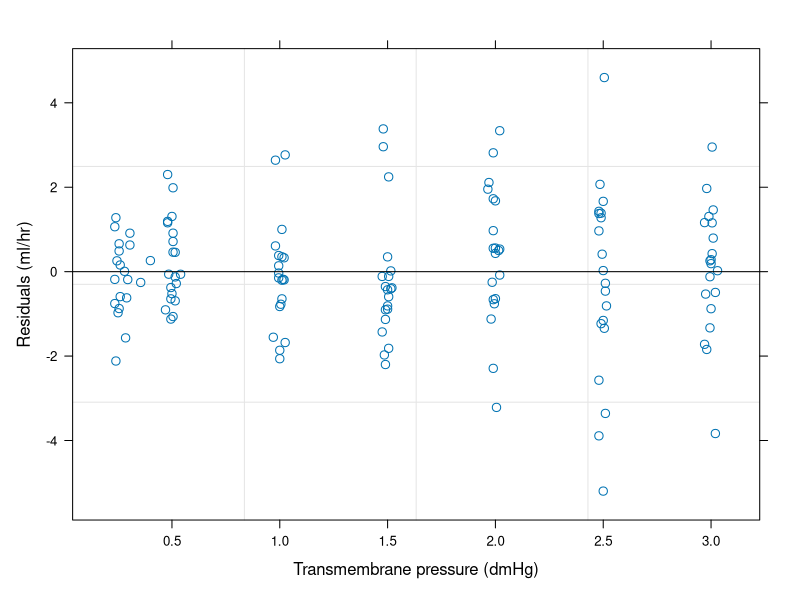
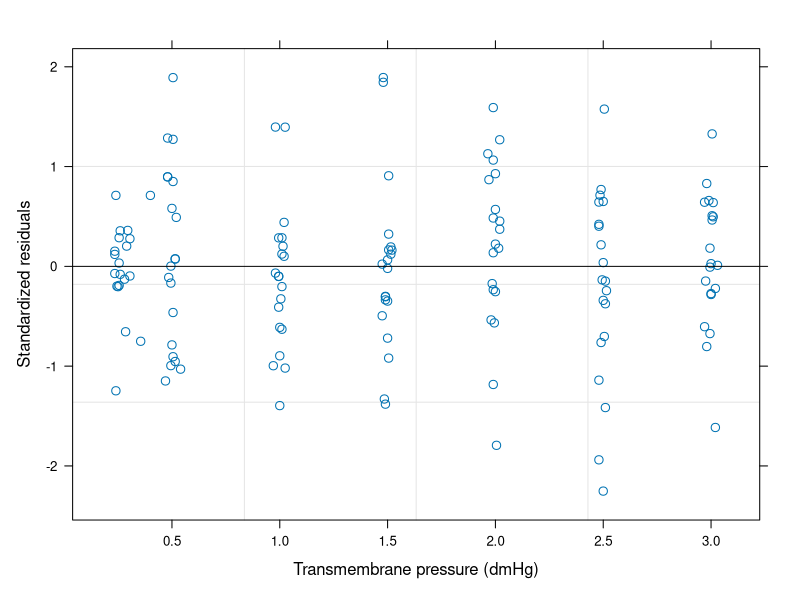
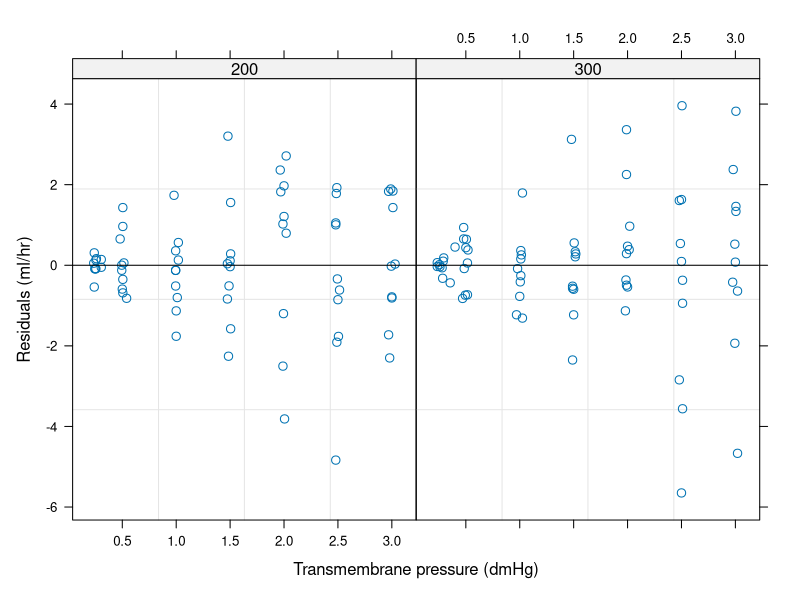
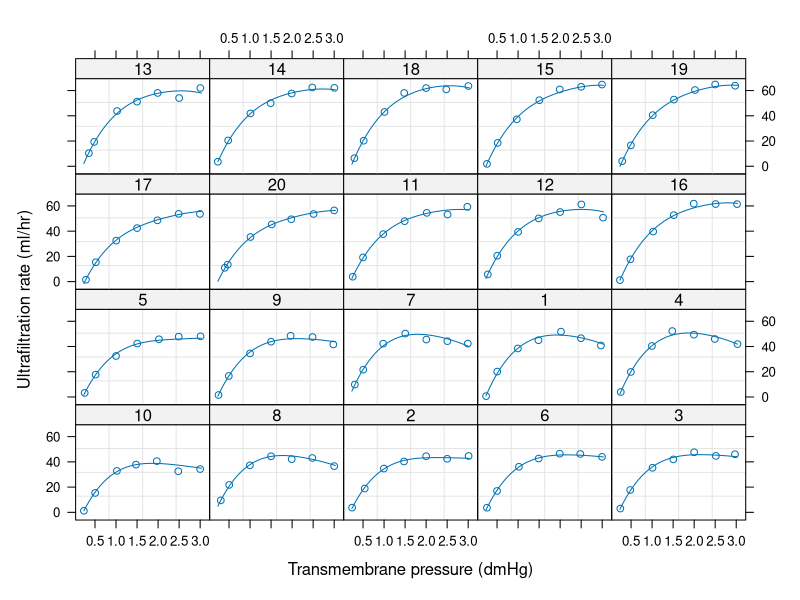
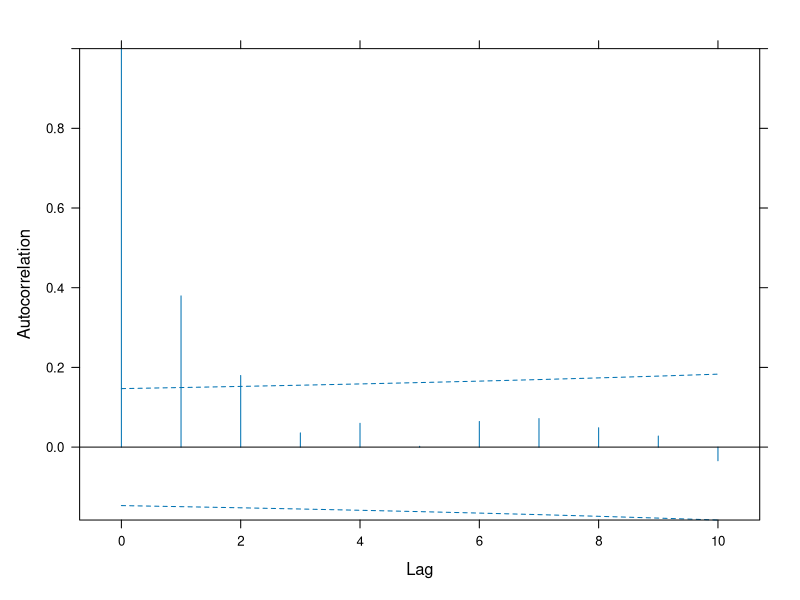
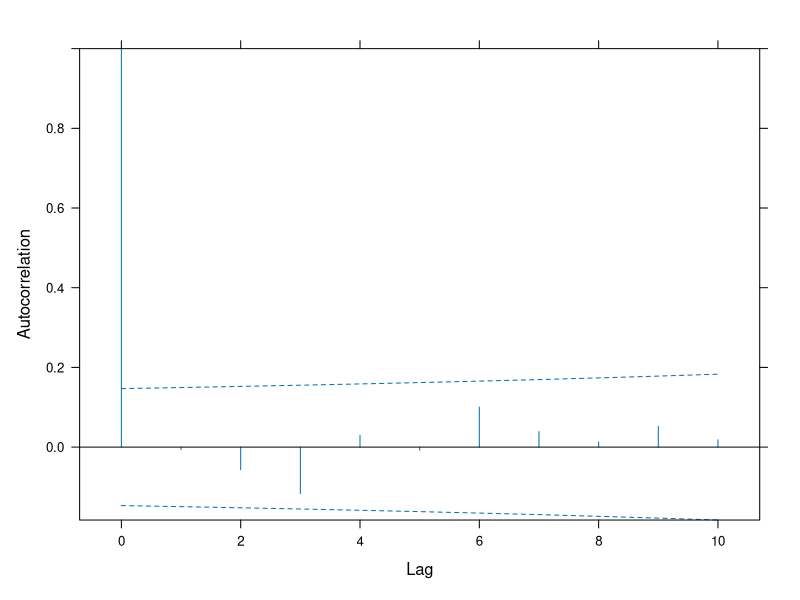
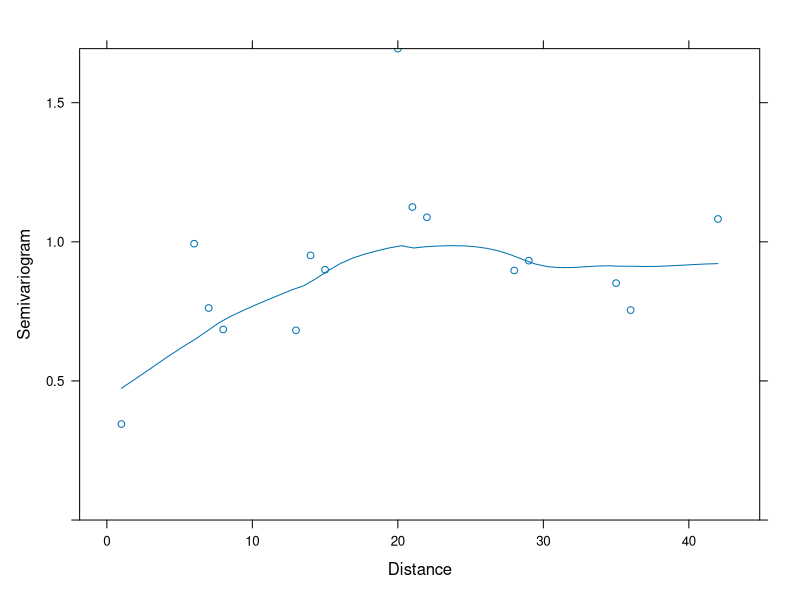
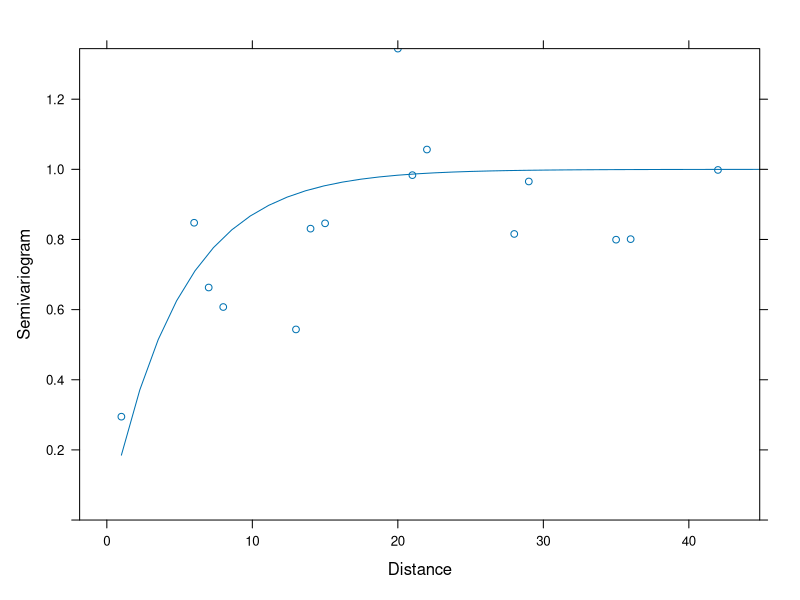

Reproduce these figures in R, in order.
#-*- R -*-

# initialization

library(nlme)
options(width = 65, digits = 5)
options(contrasts = c(unordered = "contr.helmert", ordered = "contr.poly"))
pdf(file = "ch05.pdf")

# Chapter 5    Extending the Basic Linear Mixed-Effects Models

# 5.1 General Formulation of the Extended Model

vf1Fixed <- varFixed(~ age)
vf1Fixed <- Initialize(vf1Fixed, data = Orthodont)
varWeights(vf1Fixed)
vf1Ident <- varIdent(c(Female = 0.5), ~ 1 | Sex)
vf1Ident <- Initialize(vf1Ident, Orthodont)
varWeights(vf1Ident)
vf2Ident <- varIdent(form =  ~ 1 | Sex, fixed = c(Female = 0.5))
vf2Ident <- Initialize(vf2Ident, Orthodont)
varWeights(vf2Ident)
vf3Ident <- varIdent(form = ~ 1 | Sex * age)
vf3Ident <- Initialize(vf3Ident, Orthodont)
varWeights(vf3Ident)
vf1Power <- varPower(1)
formula(vf1Power)
vf2Power <- varPower(fixed = 0.5)
vf3Power <- varPower(form = ~ fitted(.) | Sex,
  fixed = list(Male = 0.5, Female = 0))
vf1Exp <- varExp(form = ~ age | Sex, fixed = c(Female = 0))
vf1ConstPower <- varConstPower(power = 0.5,
      fixed = list(const = 1))
vf1Comb <- varComb(varIdent(c(Female = 0.5), ~ 1 | Sex),
                     varExp(1, ~ age))
vf1Comb <- Initialize(vf1Comb, Orthodont)
varWeights(vf1Comb)
fm1Dial.lme <-
    lme(rate ~(pressure + I(pressure^2) + I(pressure^3) + I(pressure^4))*QB,
        Dialyzer, ~ pressure + I(pressure^2))
fm1Dial.lme
plot(fm1Dial.lme, resid(.) ~ pressure, abline = 0)
fm2Dial.lme <- update(fm1Dial.lme,
                        weights = varPower(form = ~ pressure))
fm2Dial.lme
anova(fm1Dial.lme, fm2Dial.lme)
plot(fm2Dial.lme, resid(., type = "p") ~ pressure,
     abline = 0)
intervals(fm2Dial.lme)
plot(fm2Dial.lme, resid(.) ~ pressure|QB, abline = 0)
fm3Dial.lme <- update(fm2Dial.lme,
                      weights=varPower(form = ~ pressure | QB))
fm3Dial.lme
anova(fm2Dial.lme, fm3Dial.lme)
fm4Dial.lme <- update(fm2Dial.lme,
                      weights = varConstPower(form = ~ pressure))
anova(fm2Dial.lme, fm4Dial.lme)
plot(augPred(fm2Dial.lme), grid = TRUE)
anova(fm2Dial.lme)
anova(fm2Dial.lme, Terms = 8:10)
options(contrasts = c("contr.treatment", "contr.poly"))
fm1BW.lme <- lme(weight ~ Time * Diet, BodyWeight,
                   random = ~ Time)
fm1BW.lme
fm2BW.lme <- update(fm1BW.lme, weights = varPower())
fm2BW.lme
anova(fm1BW.lme, fm2BW.lme)
summary(fm2BW.lme)
anova(fm2BW.lme, L = c("Time:Diet2" = 1, "Time:Diet3" = -1))
cs1CompSymm <- corCompSymm(value = 0.3, form = ~ 1 | Subject)
cs2CompSymm <- corCompSymm(value = 0.3, form = ~ age | Subject)
cs1CompSymm <- Initialize(cs1CompSymm, data = Orthodont)
corMatrix(cs1CompSymm)
cs1Symm <- corSymm(value = c(0.2, 0.1, -0.1, 0, 0.2, 0),
                   form = ~ 1 | Subject)
cs1Symm <- Initialize(cs1Symm, data = Orthodont)
corMatrix(cs1Symm)
cs1AR1 <- corAR1(0.8, form = ~ 1 | Subject)
cs1AR1 <- Initialize(cs1AR1, data = Orthodont)
corMatrix(cs1AR1)
cs1ARMA <- corARMA(0.4, form = ~ 1 | Subject, q = 1)
cs1ARMA <- Initialize(cs1ARMA, data = Orthodont)
corMatrix(cs1ARMA)
cs2ARMA <- corARMA(c(0.8, 0.4), form = ~ 1 | Subject, p=1, q=1)
cs2ARMA <- Initialize(cs2ARMA, data = Orthodont)
corMatrix(cs2ARMA)
spatDat <- data.frame(x = (0:4)/4, y = (0:4)/4)
cs1Exp <- corExp(1, form = ~ x + y)
cs1Exp <- Initialize(cs1Exp, spatDat)
corMatrix(cs1Exp)
cs2Exp <- corExp(1, form = ~ x + y, metric = "man")
cs2Exp <- Initialize(cs2Exp, spatDat)
corMatrix(cs2Exp)
cs3Exp <- corExp(c(1, 0.2), form = ~ x + y, nugget = TRUE)
cs3Exp <- Initialize(cs3Exp, spatDat)
corMatrix(cs3Exp)
fm1Ovar.lme <- lme(follicles ~ sin(2*pi*Time) + cos(2*pi*Time),
                   data = Ovary, random = pdDiag(~sin(2*pi*Time)))
fm1Ovar.lme
ACF(fm1Ovar.lme)
plot(ACF(fm1Ovar.lme,  maxLag = 10), alpha = 0.01)
fm2Ovar.lme <- update(fm1Ovar.lme, correlation = corAR1())
anova(fm1Ovar.lme, fm2Ovar.lme)
if (interactive()) intervals(fm2Ovar.lme)
fm3Ovar.lme <- update(fm1Ovar.lme, correlation = corARMA(q = 2))
fm3Ovar.lme
anova(fm2Ovar.lme, fm3Ovar.lme, test = F)
fm4Ovar.lme <- update(fm1Ovar.lme,
                       correlation = corCAR1(form = ~Time))
anova(fm2Ovar.lme, fm4Ovar.lme, test = F)
(fm5Ovar.lme <- update(fm1Ovar.lme,
                       corr = corARMA(p = 1, q = 1)))
anova(fm2Ovar.lme, fm5Ovar.lme)
plot(ACF(fm5Ovar.lme,  maxLag = 10, resType = "n"), alpha = 0.01)
Variogram(fm2BW.lme, form = ~ Time)
plot(Variogram(fm2BW.lme, form = ~ Time, maxDist = 42))
fm3BW.lme <- update(fm2BW.lme,
                    correlation = corExp(form = ~ Time))
intervals(fm3BW.lme)
anova(fm2BW.lme, fm3BW.lme)
fm4BW.lme <-
      update(fm3BW.lme, correlation = corExp(form =  ~ Time,
                        nugget = TRUE))
anova(fm3BW.lme, fm4BW.lme)
plot(Variogram(fm3BW.lme, form = ~ Time, maxDist = 42))
plot(Variogram(fm3BW.lme, form = ~ Time, maxDist = 42,
               resType = "n", robust = TRUE))
fm5BW.lme <- update(fm3BW.lme, correlation = corRatio(form = ~ Time))
fm6BW.lme <- update(fm3BW.lme, correlation = corSpher(form = ~ Time))
fm7BW.lme <- update(fm3BW.lme, correlation = corLin(form = ~ Time))
fm8BW.lme <- update(fm3BW.lme, correlation = corGaus(form = ~ Time))
anova(fm3BW.lme, fm5BW.lme, fm6BW.lme, fm7BW.lme, fm8BW.lme)
fm1Orth.gls <- gls(distance ~ Sex * I(age - 11), Orthodont,
                   correlation = corSymm(form = ~ 1 | Subject),
                   weights = varIdent(form = ~ 1 | age))
fm1Orth.gls
intervals(fm1Orth.gls)
fm2Orth.gls <-
   update(fm1Orth.gls, corr = corCompSymm(form = ~ 1 | Subject))
anova(fm1Orth.gls, fm2Orth.gls)
intervals(fm2Orth.gls)
fm3Orth.gls <- update(fm2Orth.gls, weights = NULL)
anova(fm2Orth.gls, fm3Orth.gls)
plot(fm3Orth.gls, resid(., type = "n") ~ age | Sex)
fm4Orth.gls <- update(fm3Orth.gls,
                      weights = varIdent(form = ~ 1 | Sex))
anova(fm3Orth.gls, fm4Orth.gls)
qqnorm(fm4Orth.gls, ~resid(., type = "n"))
# not in book but needed for the following command
fm3Orth.lme <-
    lme(distance~Sex*I(age-11), data = Orthodont,
        random = ~ I(age-11) | Subject,
        weights = varIdent(form = ~ 1 | Sex))
anova(fm3Orth.lme, fm4Orth.gls, test = FALSE)
fm1Dial.gls <-
  gls(rate ~(pressure + I(pressure^2) + I(pressure^3) + I(pressure^4))*QB,
      Dialyzer)
plot(fm1Dial.gls, resid(.) ~ pressure, abline = 0)
fm2Dial.gls <- update(fm1Dial.gls,
                      weights = varPower(form = ~ pressure))
anova(fm1Dial.gls, fm2Dial.gls)
ACF(fm2Dial.gls, form = ~ 1 | Subject)
plot(ACF(fm2Dial.gls, form = ~ 1 | Subject), alpha = 0.01)
(fm3Dial.gls <- update(fm2Dial.gls,
                      corr = corAR1(0.771, form = ~ 1 | Subject)))
intervals(fm3Dial.gls)
anova(fm2Dial.gls, fm3Dial.gls)
anova(fm3Dial.gls, fm2Dial.lme, test = FALSE)
fm1Wheat2 <- gls(yield ~ variety - 1, Wheat2)
Variogram(fm1Wheat2, form = ~ latitude + longitude)
plot(Variogram(fm1Wheat2, form = ~ latitude + longitude,
      maxDist = 32), xlim = c(0,32))
fm2Wheat2 <- update(fm1Wheat2, corr = corSpher(c(28, 0.2),
                               form = ~ latitude + longitude,
                               nugget = TRUE))
fm2Wheat2
fm3Wheat2 <- update(fm1Wheat2,
                    corr = corRatio(c(12.5, 0.2),
                    form = ~ latitude + longitude, nugget = TRUE))
fm3Wheat2
anova(fm2Wheat2, fm3Wheat2)
anova(fm1Wheat2, fm3Wheat2)
plot(Variogram(fm3Wheat2, resType = "n"))
plot(fm3Wheat2, resid(., type = "n") ~ fitted(.), abline = 0)
qqnorm(fm3Wheat2, ~ resid(., type = "n"))
fm4Wheat2 <- update(fm3Wheat2, model = yield ~ variety)
anova(fm4Wheat2)
anova(fm3Wheat2, L = c(-1, 0, 1))

# cleanup

proc.time()

